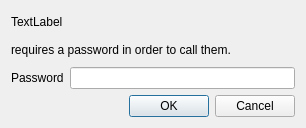
<?xml version="1.0" encoding="UTF-8"?>
<ui version="4.0">
 <class>cspw_dialog</class>
 <widget class="QDialog" name="cspw_dialog">
  <property name="geometry">
   <rect>
    <x>0</x>
    <y>0</y>
    <width>306</width>
    <height>128</height>
   </rect>
  </property>
  <property name="windowTitle">
   <string>Enter Password</string>
  </property>
  <layout class="QGridLayout">
   <item row="0" column="0">
    <layout class="QVBoxLayout">
     <item>
      <widget class="QLabel" name="username_label">
       <property name="text">
        <string>TextLabel</string>
       </property>
      </widget>
     </item>
     <item>
      <widget class="QLabel" name="label_2">
       <property name="text">
        <string>requires a password in order to call them.</string>
       </property>
      </widget>
     </item>
     <item>
      <layout class="QHBoxLayout">
       <item>
        <widget class="QLabel" name="label">
         <property name="text">
          <string>Password</string>
         </property>
        </widget>
       </item>
       <item>
        <widget class="QLineEdit" name="line_edit"/>
       </item>
      </layout>
     </item>
     <item>
      <widget class="QDialogButtonBox" name="buttonBox">
       <property name="orientation">
        <enum>Qt::Horizontal</enum>
       </property>
       <property name="standardButtons">
        <set>QDialogButtonBox::Cancel|QDialogButtonBox::Ok</set>
       </property>
      </widget>
     </item>
    </layout>
   </item>
  </layout>
 </widget>
 <resources/>
 <connections>
  <connection>
   <sender>buttonBox</sender>
   <signal>accepted()</signal>
   <receiver>cspw_dialog</receiver>
   <slot>accept()</slot>
   <hints>
    <hint type="sourcelabel">
     <x>248</x>
     <y>254</y>
    </hint>
    <hint type="destinationlabel">
     <x>157</x>
     <y>274</y>
    </hint>
   </hints>
  </connection>
  <connection>
   <sender>buttonBox</sender>
   <signal>rejected()</signal>
   <receiver>cspw_dialog</receiver>
   <slot>reject()</slot>
   <hints>
    <hint type="sourcelabel">
     <x>316</x>
     <y>260</y>
    </hint>
    <hint type="destinationlabel">
     <x>286</x>
     <y>274</y>
    </hint>
   </hints>
  </connection>
 </connections>
</ui>
